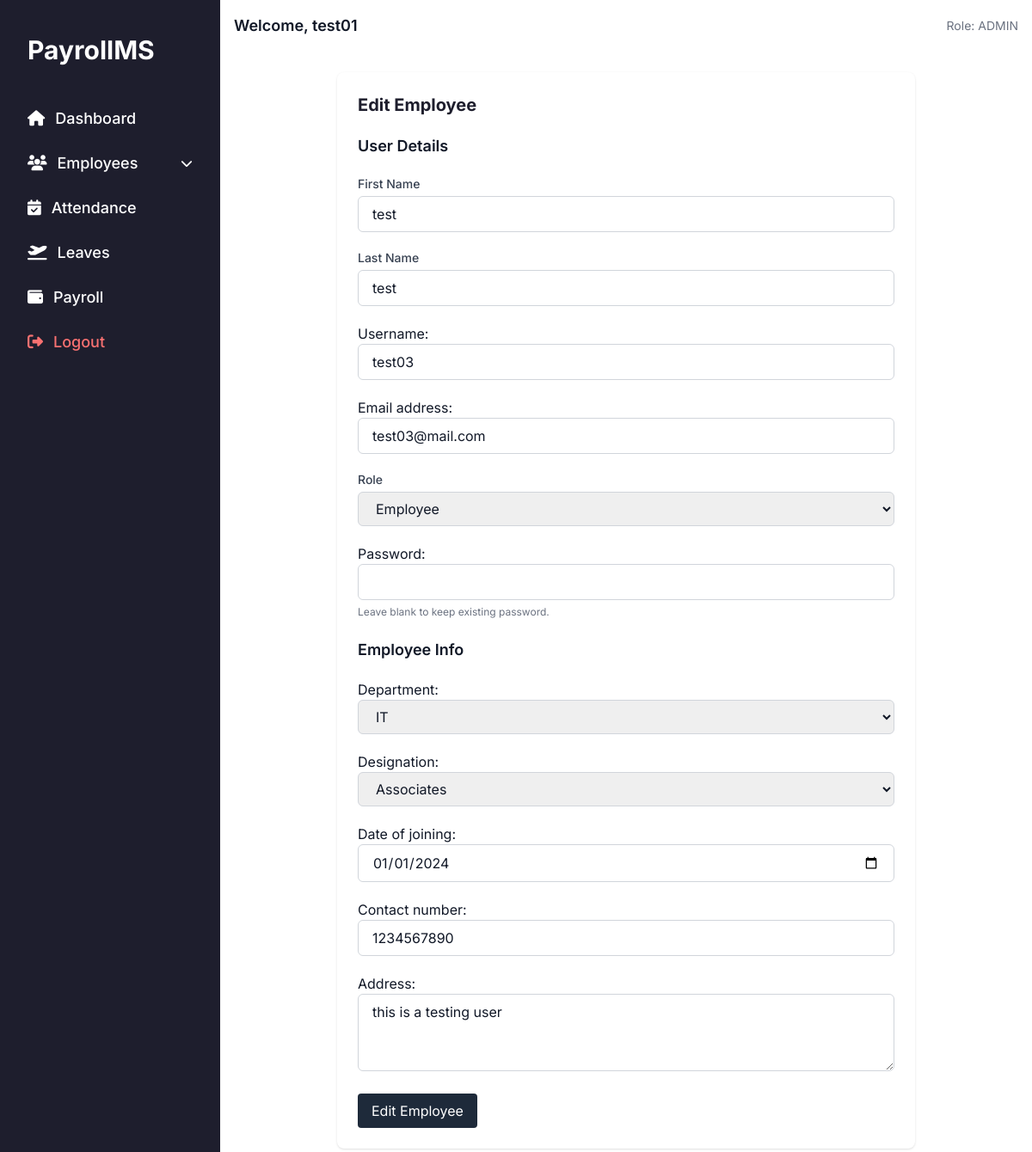
The app's page /employees/employees/1/edit/ (signed in), older data.
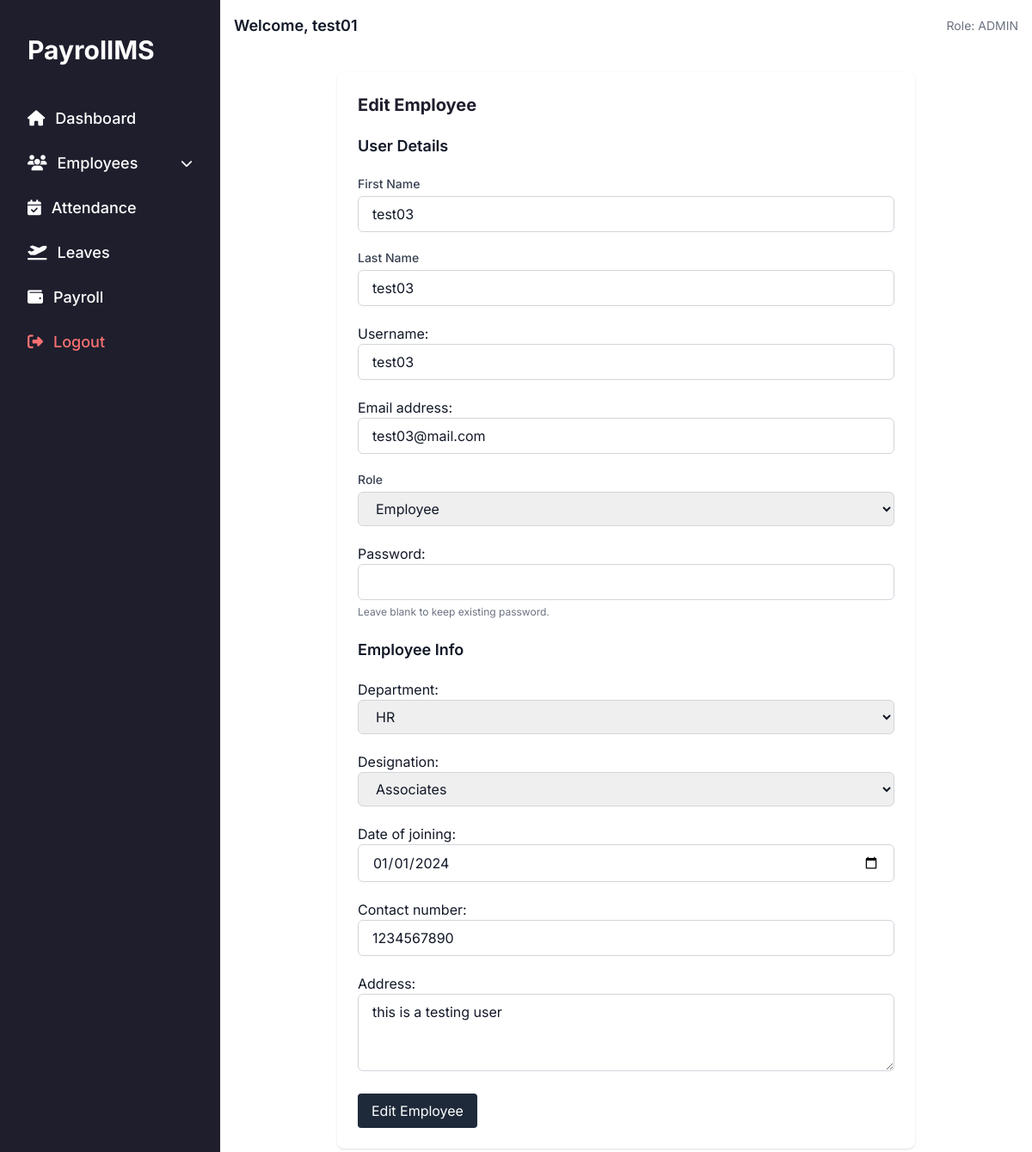
The same page, newer data.
### users/models.py (models this page shows, shortened)
class User(AbstractUser):
    ROLE_CHOICES = (
        ('ADMIN', 'Admin'),
        ('HR', 'HR'),
        ('EMPLOYEE', 'Employee'),
    )
    role = models.CharField(max_length=10, choices=ROLE_CHOICES)

### employees/models.py (models this page shows, shortened)
class Employee(models.Model):
    user = models.OneToOneField(User, on_delete=models.CASCADE, related_name='employee')
    department = models.ForeignKey(Department, on_delete=models.SET_NULL, null=True)
    designation = models.ForeignKey(Designation, on_delete=models.SET_NULL, null=True)
    date_of_joining = models.DateField()
    contact_number = models.CharField(max_length=15)
    address = models.TextField()

### employees/views.py (the view)
# urls.py: path('employees/<int:pk>/edit/', views.employee_edit, name='employee_edit'),
@login_required
@user_passes_test(is_admin)
def employee_edit(request, pk):
    employee = get_object_or_404(Employee, pk=pk)
    user = employee.user
    if request.method == 'POST':
        user_form = UserForm(request.POST, instance=user)
        emp_form = EmployeeForm(request.POST, instance=employee)
        if user_form.is_valid() and emp_form.is_valid():
            user = user_form.save(commit=False)
            password = user_form.cleaned_data.get('password')
            if password:
                user.set_password(password)
            user.save()
            emp_form.save()
            messages.success(request, 'Employee updated successfully.')
            return redirect('employees:employee_list')
    else:
        user_form = UserForm(instance=user)
        emp_form = EmployeeForm(instance=employee)
    return render(request, 'employees/employee_form.html', {
        'user_form': user_form,
        'emp_form': emp_form,
        'title': 'Edit Employee'
    })

### employees/models.py (called while the page is built)
    def __str__(self):
        return self.name

    def __str__(self):
        return self.title

### employees/views.py (called while the page is built)
def is_admin(user):
    return user.is_authenticated and user.role == 'ADMIN'

### templates/employees/employee_form.html (shortened to what this page needs)
{% extends 'dashboard/base_dashboard.html' %}
{% block content %}
<div class="max-w-2xl mx-auto bg-white p-6 rounded-lg shadow">
  <h2 class="text-xl font-bold mb-4 text-[#1e1e2d]">{{ title }}</h2>
  <form method="post" class="space-y-5">
  <h2 class="text-lg font-semibold">User Details</h2>
<div>
  <label for="first_name" class="block text-sm font-medium text-gray-700 mb-1">First Name</label>
  {{ user_form.first_name }}
</div>
<div>
  <label for="last_name" class="block text-sm font-medium text-gray-700 mb-1">Last Name</label>
  {{ user_form.last_name }}
</div>
  <div>
    {{ user_form.username.label_tag }}
    {{ user_form.username }}
  </div>
  <div>
    {{ user_form.email.label_tag }}
    {{ user_form.email }}
  </div>
  <div>
    <label for="role" class="block text-sm font-medium text-gray-700 mb-1">Role</label>
    {{ user_form.role }}
  </div>
  <div>
    {{ user_form.password.label_tag }}
    {{ user_form.password }}
    {% if title == "Edit Employee" %}
      <small class="text-gray-500 text-xs">Leave blank to keep existing password.</small>
    {% endif %}
  </div>
  <h2 class="text-lg font-semibold">Employee Info</h2>
  <div>
    {{ emp_form.department.label_tag }}
    {{ emp_form.department }}
  </div>
  <div>
    {{ emp_form.designation.label_tag }}
    {{ emp_form.designation }}
  </div>
  <div>
    {{ emp_form.date_of_joining.label_tag }}
    {{ emp_form.date_of_joining }}
  </div>
  <div>
    {{ emp_form.contact_number.label_tag }}
    {{ emp_form.contact_number }}
  </div>
  <div>
    {{ emp_form.address.label_tag }}
    {{ emp_form.address }}
  </div>
  <button type="submit" class="bg-[#1e2a3a] text-white px-4 py-2 rounded hover:bg-[#111b29]">
    {{ title }}
  </button>
</form>
</div>
{% endblock %}

Row changes from the older to the newer data that the page shows:
changed User "test03": first_name "test" → "test03"; last_name "test" → "test03"
changed Employee "Associates": department "IT" → "HR"
